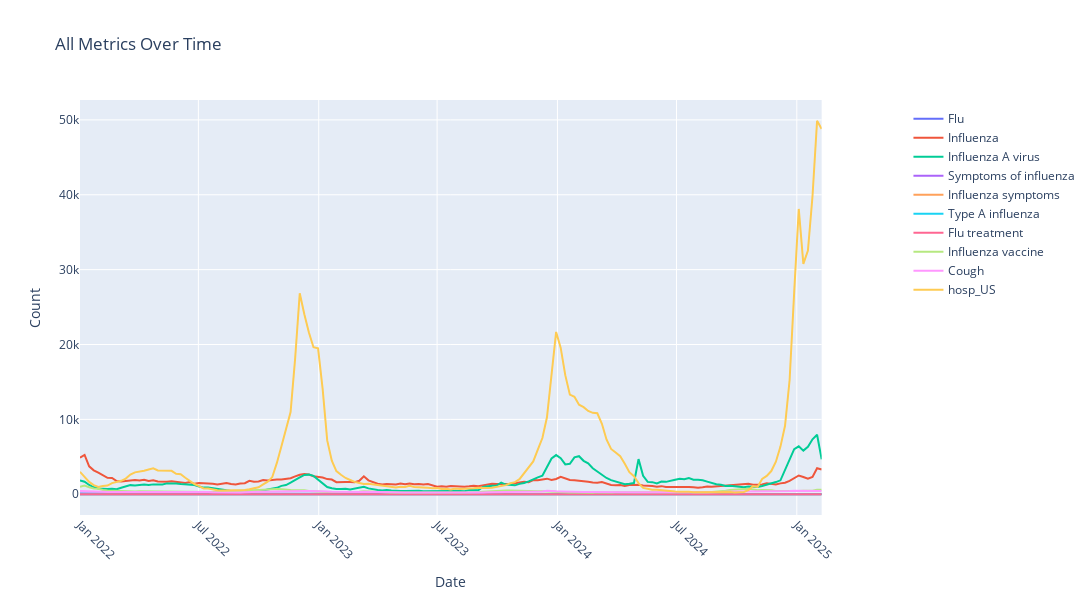

The notebook cell saved with this chart:
### Code cell
import plotly.graph_objects as go
from plotly.subplots import make_subplots
merged_df = merged_df[merged_df['date'] >= '2022-01-01']
for column in columns_to_plot:
    correlation = stats.pearsonr(merged_df[column], merged_df['hosp_US'])
    print(f"{column} : {correlation}")
import plotly.graph_objects as go
from plotly.subplots import make_subplots

# Create a figure with a secondary y-axis
fig = make_subplots(specs=[[{"secondary_y": True}]])

# Add traces for each column
columns_to_plot = [col for col in merged_df.columns if col != 'date' and col != 'file_name']
for column in columns_to_plot:
    # Plot each line only once
    fig.add_trace(
        go.Scatter(
            x=merged_df['date'],
            y=merged_df[column],
            name=column,
            mode='lines'
        ),
        secondary_y=False  # All lines on primary y-axis
    )

# Update layout
fig.update_layout(
    title='All Metrics Over Time',
    xaxis_title='Date',
    yaxis_title='Count',
    height=600,
    width=1200,
    showlegend=True,
    legend=dict(
        yanchor="top",
        y=0.99,
        xanchor="left",
        x=1.05
    ),
    margin=dict(r=150),  # Add right margin for legend
    xaxis=dict(
        tickangle=45,
        tickmode='auto'
    )
)

# Update y-axes labels (same for both)
fig.update_yaxes(title_text="Count", secondary_y=False)
fig.update_yaxes(title_text="Count", secondary_y=True)

# Save as HTML file
fig.write_html("all_metrics_plot_after_2022.html")

# Display plot
fig.show()

### Figure 1 — Plotly figure (JSON) as saved in the notebook; plotly's stock layout.template omitted (floating-point values rounded to 4 significant figures; data arrays with more than 128 entries replaced by an {"elided": "..."} marker saying what was removed)
{"data": [{"mode": "lines", "name": "Flu", "type": "scatter", "x": {"elided": "163 str values"}, "xaxis": "x", "y": {"elided": "163 float values"}, "yaxis": "y"}, {"mode": "lines", "name": "Influenza", "type": "scatter", "x": {"elided": "163 str values"}, "xaxis": "x", "y": {"elided": "163 float values"}, "yaxis": "y"}, {"mode": "lines", "name": "Influenza A virus", "type": "scatter", "x": {"elided": "163 str values"}, "xaxis": "x", "y": {"elided": "163 float values"}, "yaxis": "y"}, {"mode": "lines", "name": "Symptoms of influenza", "type": "scatter", "x": {"elided": "163 str values"}, "xaxis": "x", "y": {"elided": "163 float values"}, "yaxis": "y"}, {"mode": "lines", "name": "Influenza symptoms", "type": "scatter", "x": {"elided": "163 str values"}, "xaxis": "x", "y": {"elided": "163 float values"}, "yaxis": "y"}, {"mode": "lines", "name": "Type A influenza", "type": "scatter", "x": {"elided": "163 str values"}, "xaxis": "x", "y": {"elided": "163 float values"}, "yaxis": "y"}, {"mode": "lines", "name": "Flu treatment", "type": "scatter", "x": {"elided": "163 str values"}, "xaxis": "x", "y": {"elided": "163 float values"}, "yaxis": "y"}, {"mode": "lines", "name": "Influenza vaccine", "type": "scatter", "x": {"elided": "163 str values"}, "xaxis": "x", "y": {"elided": "163 float values"}, "yaxis": "y"}, {"mode": "lines", "name": "Cough", "type": "scatter", "x": {"elided": "163 str values"}, "xaxis": "x", "y": {"elided": "163 float values"}, "yaxis": "y"}, {"mode": "lines", "name": "hosp_US", "type": "scatter", "x": {"elided": "163 str values"}, "xaxis": "x", "y": {"elided": "163 int values"}, "yaxis": "y"}], "layout": {"height": 600, "legend": {"x": 1.05, "xanchor": "left", "y": 0.99, "yanchor": "top"}, "margin": {"r": 150}, "showlegend": true, "title": {"text": "All Metrics Over Time"}, "width": 1200, "xaxis": {"anchor": "y", "autorange": true, "domain": [0, 0.94], "range": ["2022-01-01", "2025-02-08"], "tickangle": 45, "tickmode": "auto", "title": {"text": "Date"}, "type": "date"}, "yaxis": {"anchor": "x", "autorange": true, "domain": [0, 1], "range": [-2771.0, 52660.0], "title": {"text": "Count"}, "type": "linear"}, "yaxis2": {"anchor": "x", "overlaying": "y", "side": "right", "title": {"text": "Count"}}}}
